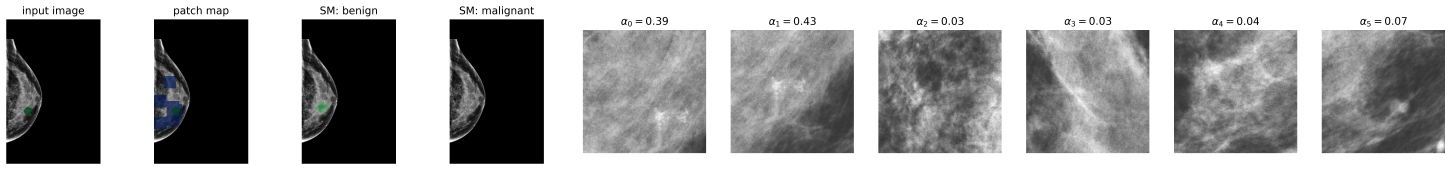
#> input picture Global_local_framework_2/sample_data/sample_visualization.png, 11609 x 1360 px (shown at 1/8 size); its folder holds only this picture in this run
$ python -i crop_breast.py   (imports and definitions only)   (older library calls are emulated)
#> lines starting #> are read from the running program, lines starting #| are printed output that depends on the picture; after the words box and inside, x2 and y2 are one past the last pixel; in counts of white or black regions, pixels touching at a corner belong together
# This file generates binary mask for breast region and remove texts and the background area containing no ROI in the mammogram

import cv2, os, csv, math
import numpy as np

def select_largest_obj(img_bin, lab_val=255, fill_holes=True,
                       smooth_boundary=True, kernel_size=15,
                       org=None, low_th=None):
    tmp_list = []

    n_labels, img_labeled, lab_stats, centroids = cv2.connectedComponentsWithStats(img_bin, connectivity=8, ltype=cv2.CV_32S)
    _, org_tmp = cv2.threshold(org.copy(), low_th, maxval=255, type=cv2.THRESH_BINARY)

    topk = np.argsort(lab_stats[:, 4])[::-1][:4]

    [tmp_list.append(np.sum(org_tmp[img_labeled == i])) for i in topk]
    # [tmp_list.append(np.sum(org_tmp[img_labeled == i])) for i in range(lab_stats.shape[0])]
    largest_obj_lab = topk[np.argmax(tmp_list)]
    # largest_obj_lab = np.argmax(lab_stats[1:, 4]) + 1

    largest_mask = np.zeros(img_bin.shape, dtype=np.uint8)

    largest_mask[img_labeled == largest_obj_lab] = 255
    largest_mask[img_labeled != largest_obj_lab] = 0
    # import pdb; pdb.set_trace()

    if fill_holes:
        largest_mask = cv2.blur(largest_mask.copy(), (20, 20))
        largest_mask[largest_mask != 0] = 255
        largest_mask[largest_mask != 255] = 0

    if smooth_boundary:
        kernel_ = np.ones((kernel_size, kernel_size), dtype=np.uint8)
        largest_mask = cv2.morphologyEx(largest_mask, cv2.MORPH_OPEN, kernel_)

    del tmp_list
    return largest_mask


def max_pix_val(dtype):
    if dtype == np.dtype('uint8'):
        maxval = 2**8 - 1
    elif dtype == np.dtype('uint16'):
        maxval = 2**16 - 1
    else:
        raise Exception('Unknown dtype found in input image array')
    return maxval


def suppress_artifacts(img, global_threshold=.05, fill_holes=True,
                       smooth_boundary=True, kernel_size=15):
    maxval = max_pix_val(img.dtype)
    if global_threshold < 1.:
        low_th = int(img.max()*global_threshold)
    else:
        low_th = int(global_threshold)

    _, img_bin = cv2.threshold(img, 5, maxval=maxval, type=cv2.THRESH_BINARY)
    breast_mask = select_largest_obj(img_bin, lab_val=maxval,
                                     fill_holes=fill_holes,
                                     smooth_boundary=smooth_boundary,
                                     kernel_size=kernel_size,
                                     org=img, low_th=low_th)
    img_suppr = cv2.bitwise_and(img, breast_mask)
    return img_suppr, breast_mask


def crop_max_bg(img, breast_mask):
    contours, _ = cv2.findContours(breast_mask.copy(), cv2.RETR_TREE, cv2.CHAIN_APPROX_SIMPLE)
    cont_areas = [cv2.contourArea(cont) for cont in contours]
    idx = np.argmax(cont_areas)
    x, y, w, h = cv2.boundingRect(contours[idx])
    img_breast_only = img[y:y + h, x:x + w]
    img_breast = img_breast_only[25:-25, :]
    return img_breast, (x, y, w, h)

>>> import cv2
>>> picture = cv2.imread('../Global_local_framework_2/sample_data/sample_visualization.png', cv2.IMREAD_GRAYSCALE)
#> picture: shape (1360, 11609); min 0, max 255, mean 154.8
>>> result = suppress_artifacts(picture)
#> in suppress_artifacts, `low_th = int(img.max()*global_threshold)`: low_th = 12
#> in suppress_artifacts, `_, img_bin = cv2.threshold(img, 5, maxval=maxval, type=cv2.THRESH_BINA..`:
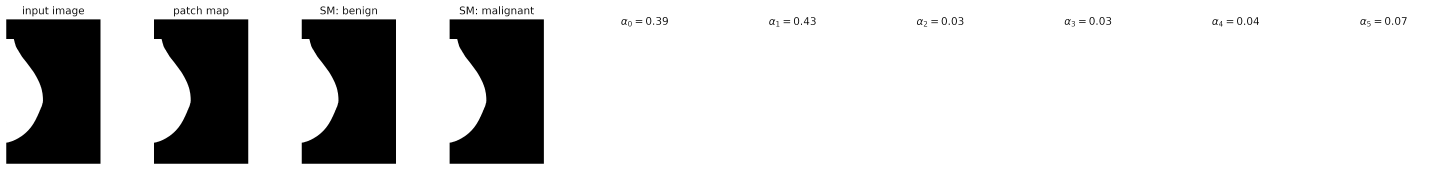
#> img_bin: shape (1360, 11609) (shown at 1/8 size); 81.7% white; 100 black regions (3 under 20 px), largest, box (x1, y1, x2, y2) and area: (50, 155, 804, 1310) 706091, (1232, 155, 1986, 1310) 706091, (2414, 155, 3168, 1310) 706091
#> in select_largest_obj, `n_labels, img_labeled, lab_stats, centroids = cv2.connectedComponentsW..`:
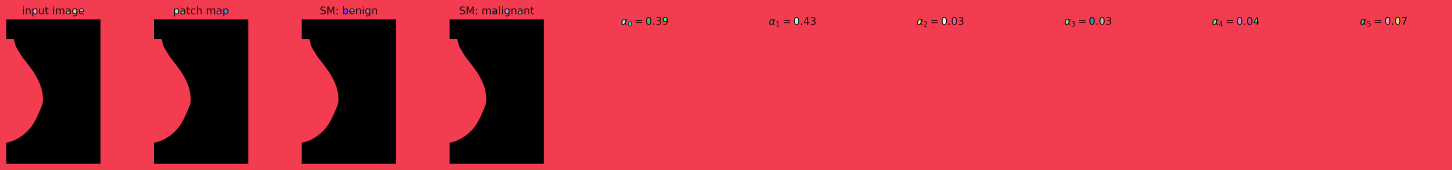
#> img_labeled: shape (1360, 11609) int32 (shown at 1/8 size); 37 distinct labels, from 0 to 36; one colour per label, 0 black
#> in select_largest_obj, `n_labels, img_labeled, lab_stats, centroids = cv2.connectedComponentsW..`: n_labels = 37; lab_stats = 37 rows, first 6: [50, 50, 11204, 1260, 2883215], [0, 0, 11609, 1360, 12879638], [267, 73, 26, 36, 788], [585, 73, 26, 34, 748], [638, 73, 27, 14, 313], [1400, 73, 26, 36, 788]; centroids = 37 pairs, first value 279.5 to 11181, second value 80.38 to 714.8
#> in select_largest_obj, `_, org_tmp = cv2.threshold(org.copy(), low_th, maxval=255, type=cv2.TH..`: org_tmp: shape (1360, 11609); 81.7% white; 689 black regions (562 under 20 px), largest, box (x1, y1, x2, y2) and area: (50, 155, 804, 1310) 707199, (1232, 155, 1986, 1310) 707199, (2414, 155, 3168, 1310) 707199
#> in select_largest_obj, `topk = np.argsort(lab_stats[:, 4])[::-1][:4]`: topk = [1, 0, 25, 16]
#> in select_largest_obj, `largest_obj_lab = topk[np.argmax(tmp_list)]`: largest_obj_lab = 1
#> in suppress_artifacts, `breast_mask = select_largest_obj(img_bin, lab_val=maxval, fill_holes=f..`:
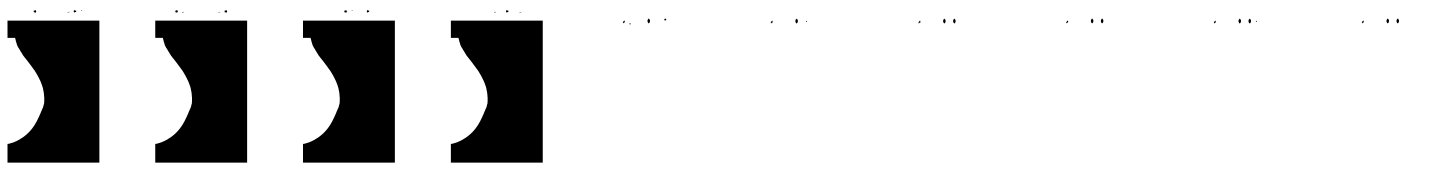
#> breast_mask: shape (1360, 11609) (shown at 1/8 size); 83.1% white; 38 black regions, largest, box (x1, y1, x2, y2) and area: (60, 165, 795, 1301) 664586, (1242, 165, 1977, 1301) 664586, (2424, 165, 3159, 1301) 664586
